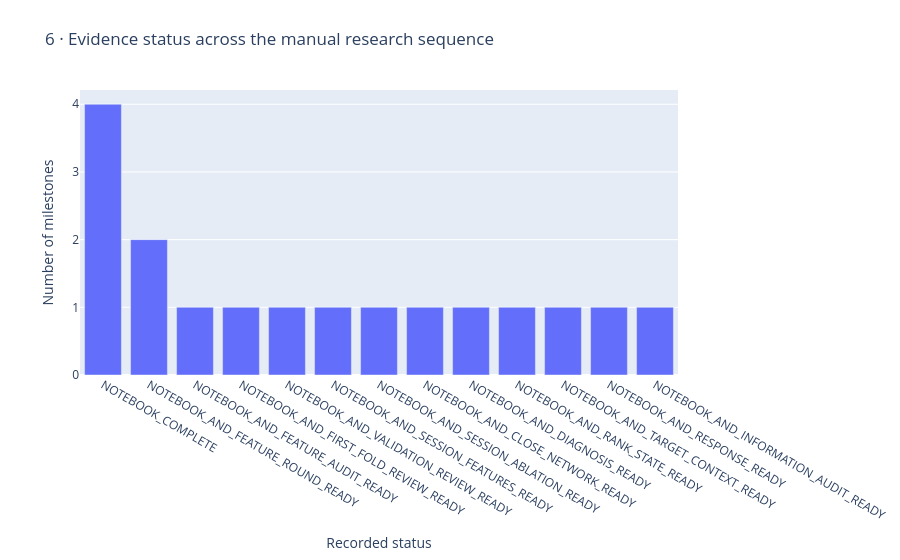

Notebook code cell kept with this figure:
### Markdown cell above
## Completion and evidence gaps
Only available reports supply completion status. An unexecuted template is not an executed result.

### Code cell
counts=pd.Series([s['status'] for s in studies]).value_counts()
f=go.Figure(go.Bar(x=list(counts.index),y=counts.tolist()))
show(f,'6 · Evidence status across the manual research sequence','Recorded status','Number of milestones')
print('RESULT: PORTFOLIO_OVERVIEW_READY')
print('Save this notebook, reopen without running, and verify all six figures are visible.')

### Figure 1 — Plotly figure (JSON) as saved in the notebook; plotly's stock layout.template omitted (floating-point values rounded to 4 significant figures)
{"data": [{"type": "bar", "x": ["NOTEBOOK_COMPLETE", "NOTEBOOK_AND_FEATURE_ROUND_READY", "NOTEBOOK_AND_FEATURE_AUDIT_READY", "NOTEBOOK_AND_FIRST_FOLD_REVIEW_READY", "NOTEBOOK_AND_VALIDATION_REVIEW_READY", "NOTEBOOK_AND_SESSION_FEATURES_READY", "NOTEBOOK_AND_SESSION_ABLATION_READY", "NOTEBOOK_AND_CLOSE_NETWORK_READY", "NOTEBOOK_AND_DIAGNOSIS_READY", "NOTEBOOK_AND_RANK_STATE_READY", "NOTEBOOK_AND_TARGET_CONTEXT_READY", "NOTEBOOK_AND_RESPONSE_READY", "NOTEBOOK_AND_INFORMATION_AUDIT_READY"], "y": [4, 2, 1, 1, 1, 1, 1, 1, 1, 1, 1, 1, 1]}], "layout": {"height": 560, "margin": {"b": 130, "l": 80, "r": 30, "t": 90}, "title": {"text": "6 · Evidence status across the manual research sequence"}, "xaxis": {"title": {"text": "Recorded status"}}, "yaxis": {"title": {"text": "Number of milestones"}}}}
